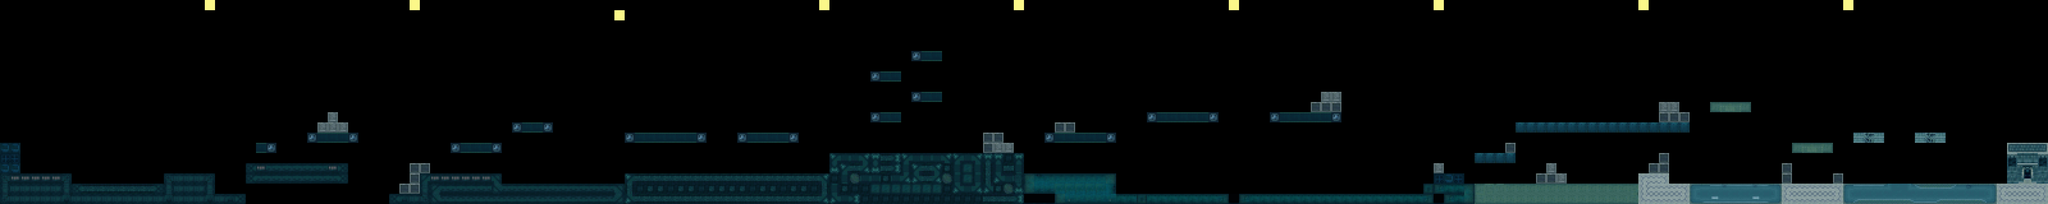

The image is a tile-based game level rendered from a .tmx file. Its description and source (layers, tilesets, objects; grid data summarised) follow:
An orthogonal 200x20 tile map with 64x64 px tiles, 1 tile layer (Capa de patrones 1).

<map version="1.2" tiledversion="1.3.1" orientation="orthogonal" renderorder="right-down" compressionlevel="0" width="200" height="20" tilewidth="64" tileheight="64" infinite="0" nextlayerid="2" nextobjectid="1">
 <tileset firstgid="1" name="b88de1b111daedfce7da2198ad4e4917" tilewidth="64" tileheight="64" tilecount="1024" columns="32">
  <image source="../Images/b88de1b111daedfce7da2198ad4e4917.jpg" trans="ba7a12" width="2048" height="2048" />
 </tileset>
 <layer id="1" name="Capa de patrones 1" width="200" height="20">
  <data>[4000 cells, 635 non-empty, 70 distinct tile ids]</data>
 </layer>
</map>